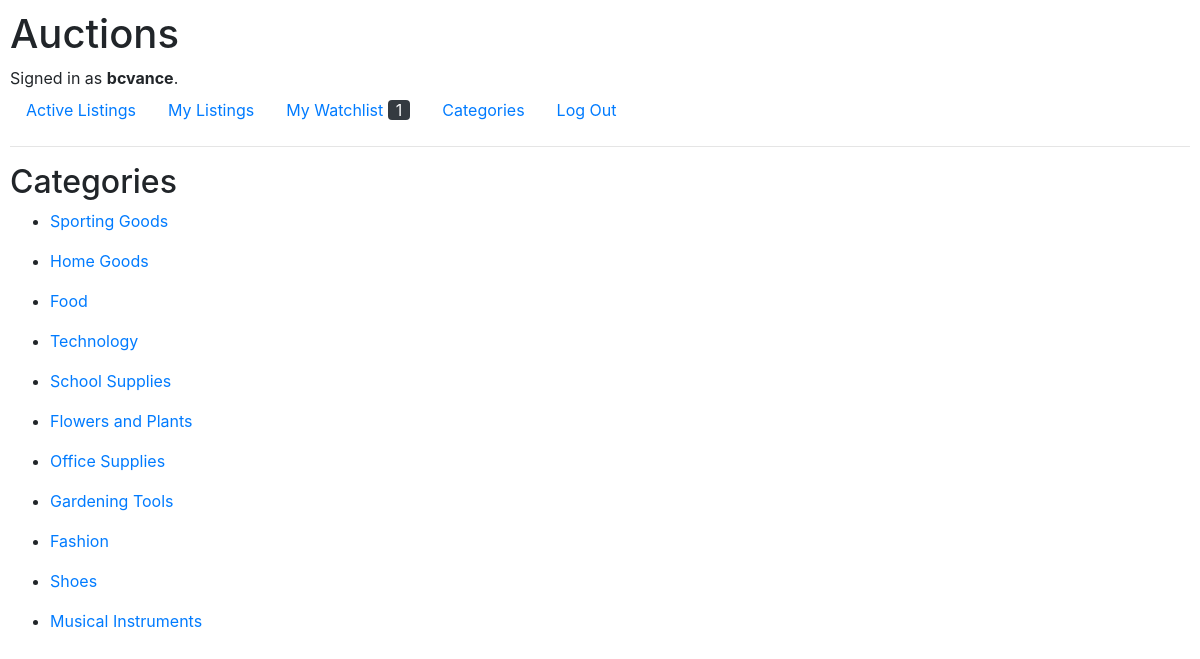
The page /categories (signed in) on the database its author committed.
### auctions/models.py (models this page shows, shortened)
class User(AbstractUser):
    username = models.CharField(max_length=64, unique=True)

class Category(models.Model):
    name = models.CharField(max_length=30, unique=True)

### auctions/views.py (the view)
# urls.py: path("categories", views.categories, name="categories"),
def categories(request):
    categories_list = list(Category.objects.all())
    watch_items = get_num_watch_items(request)
    return render(request, "auctions/categories.html", context={
        "categories_list": categories_list,
        "watch_items": watch_items
    })

### auctions/utils.py (called while the page is built)
def get_num_watch_items(request):
    user_id = request.user.id
    num_items = WatchItem.objects.filter(watcher = User.objects.get(id = user_id)).count()
    return num_items

### auctions/templates/auctions/categories.html
{% extends "auctions/layout.html" %}
{% block watch_num %}
    {{ watch_items }}
{% endblock %}
{% block body %}
    <h2>Categories</h2>
    {% for category in categories_list %}
        <ul>
            <li><a href="{% url 'category' category.id %}">{{ category.name }}</a></li>
        </ul>
    {% endfor %}
{% endblock %}

### auctions/templates/auctions/layout.html (shortened to what this page needs)
{% load static %}
<!DOCTYPE html>
<html lang="en">
    <head>
        <link rel="stylesheet" href="https://stackpath.bootstrapcdn.com/bootstrap/4.4.1/css/bootstrap.min.css">
        <link href="{% static 'auctions/styles.css' %}" rel="stylesheet">
    </head>
    <body>
        <h1>Auctions</h1>
        <div>
            {% if user.is_authenticated %}
                Signed in as <strong>{{ user.username }}</strong>.
            {% else %}
                Not signed in.
            {% endif %}
        </div>
        <ul class="nav">
            <li class="nav-item">
                <a class="nav-link" href="{% url 'index' %}">Active Listings</a>
            </li>
            {% if user.is_authenticated %}
                <li class="nav-item">
                    <a class="nav-link" href="{% url 'listings' %}">My Listings</a>
                </li>
                <li class="nav-item">
                    <a class="nav-link" href="{% url 'watchlist' %}">My Watchlist <span class="text-light bg-dark px-2 rounded">{% block watch_num %}{% endblock watch_num %}</span></a>
                </li>
                <li class="nav-item">
                    <a href="{% url 'categories' %}" class="nav-link">Categories</a>
                </li>
                <li class="nav-item">
                    <a class="nav-link" href="{% url 'logout' %}">Log Out</a>
                </li>
            {% endif %}
        </ul>
        <hr>
        {% block body %}
        {% endblock %}
    </body>
</html>

### auctions/static/auctions/styles.css (style rules this page uses)
body { padding: 10px; }
.rounded { border-radius: 20px; }

### rows shown on the page
User: username "bcvance"
Category: name "Sporting Goods"
Category: name "Home Goods"
Category: name "Food"
Category: name "Technology"
Category: name "School Supplies"
Category: name "Flowers and Plants"
Category: name "Office Supplies"
Category: name "Gardening Tools"
Category: name "Fashion"
Category: name "Shoes"
Category: name "Musical Instruments"

### other values the page prints
{{ watch_items }} "1"
